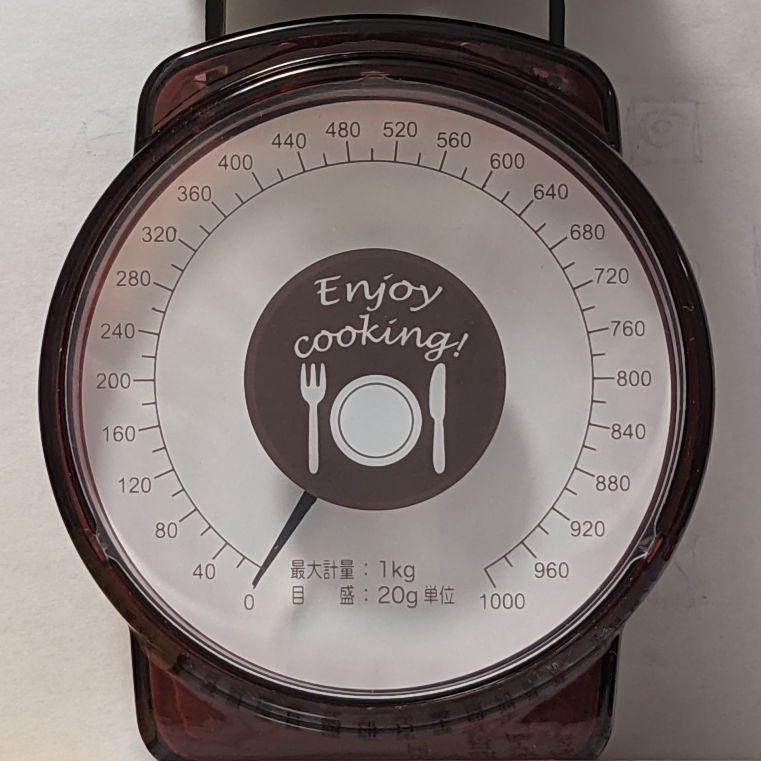
#> input picture sample/gauge-1.jpg, 1522 x 1522 px (shown at 1/2 size)
$ python gauge_reader.py sample/gauge-1.jpg
#> lines starting #> are read from the running program, lines starting #| are printed output that depends on the picture; after the words box and inside, x2 and y2 are one past the last pixel; in counts of white or black regions, pixels touching at a corner belong together
import logging
import argparse
import math
from typing import Tuple

import cv2
import numpy as np
from numpy import linalg as LA

logger = logging.getLogger(__name__)

threshold = 120


def get_distance(x1: int, y1: int, x2: int, y2: int) -> float:
    """2点間の距離を算出

    Args:
        x1 (int): 1点目のX座標
        y1 (int): 1点目のY座標
        x2 (int): 2点目のX座標
        y2 (int): 2点目のY座標

    Returns:
        flaat: 距離
    """
    d: float = math.sqrt((x2 - x1) ** 2 + (y2 - y1) ** 2)
    return d


def tangent_angle(u: np.ndarray, v: np.ndarray) -> float:
    """2つのベクトルの角度を算出

    Args:
        u (np.ndarray): 1つ目のベクトル
        v (np.ndarray): 2つ目のベクトル

    Returns:
        float: 角度
    """
    i = np.inner(u, v)
    n = LA.norm(u) * LA.norm(v)
    c = i / n
    return np.rad2deg(np.arccos(np.clip(c, -1.0, 1.0)))


def get_center(img: np.ndarray) -> Tuple[int, int, int, int, Tuple[int, int]]:
    """入力画像から中心を求める

    Args:
        img (np.ndarray): 入力画像

    Returns:
        Tuple[int, int, int, int, Tuple[int, int]]: 計測版(丸)の座標(x, y, w, h),
                                                    中心の座標(center)
    """
    BORAD_SURFACE_AREA = 1000000  # 盤面の面積
    OFFSET_Y = 35  # 盤面中心からの模様・目盛り印字のずれ
    OFFSET_CENTER_Y = 25  # 盤面中心からの針の回転中心のずれ
    CIRCLE_WIDTH = 270  # "Enjoy Cooking!" の模様の半径
    OFFSET_OUTER_CIRCLE_WIDTH = 110  # 目盛りが印字されている部分に弧を描くための修正幅
    GAUGE_WIDTH = 100  # 目盛りが印字されている幅

    gray = cv2.cvtColor(img, cv2.COLOR_BGR2GRAY)  # convert to gray

    _, img_thresh = cv2.threshold(gray, threshold, 255, cv2.THRESH_BINARY)
    if logger.isEnabledFor(logging.DEBUG):
        cv2.imwrite('debug1.jpg', img_thresh)

    contours, _ = cv2.findContours(img_thresh,
                                   cv2.RETR_LIST,
                                   cv2.CHAIN_APPROX_NONE)

    for i in range(0, len(contours)):
        if len(contours[i]) > 0:
            if cv2.contourArea(contours[i]) < BORAD_SURFACE_AREA:
                continue

            cv2.polylines(img, contours[i], True, (255, 255, 255), 5)
            x, y, w, h = cv2.boundingRect(contours[i])
    cv2.circle(img,
               (x + int(w / 2), y + int(h / 2) - OFFSET_Y),
               CIRCLE_WIDTH,
               (255, 255, 255),
               -1,
               cv2.LINE_AA)  # draw circle
    cv2.circle(img,
               (x + int(w / 2), y + int(h / 2) - OFFSET_Y),
               int(w / 2) - OFFSET_OUTER_CIRCLE_WIDTH,
               (255, 255, 255),
               GAUGE_WIDTH,
               cv2.LINE_AA)  # draw circle
    center = (x + int(w / 2), y + int(h / 2) - OFFSET_CENTER_Y)
    if logger.isEnabledFor(logging.DEBUG):
        cv2.imwrite('debug2.jpg', img)

    return x, y, w, h, center


def get_meter_coordinates(img: np.ndarray,
                          x: int, y: int,
                          w: int, h: int,
                          center: Tuple[int, int]) -> Tuple[int, int]:
    """画像からメーターの先端の座標を取得

    Args:
        img (np.ndarray): 入力画像
        x (int): [description]
        y (int): [description]
        w (int): [description]
        h (int): [description]
        center (Tuple[int, int]): 中心の座標(x, y)

    Returns:
        Tuple[int, int]: メーターの先端の座標(x, y)
    """
    gray2 = cv2.cvtColor(img, cv2.COLOR_BGR2GRAY)  # convert to gray
    _, img_thresh2 = cv2.threshold(gray2, threshold, 255, cv2.THRESH_BINARY)
    contours, _ = cv2.findContours(img_thresh2,
                                   cv2.RETR_LIST,
                                   cv2.CHAIN_APPROX_NONE)

    for i in range(0, len(contours)):
        if len(contours[i]) > 0:

            # remove small & large objects
            if cv2.contourArea(contours[i]) < 2600 \
               or cv2.contourArea(contours[i]) > 4000:
                continue

            x_tmp, y_tmp, w_tmp, h_tmp = cv2.boundingRect(contours[i])
            if x_tmp > x + 100 and x_tmp < x + w - 200 \
               and y_tmp > y + 100 and y_tmp < y + h - 200 \
               and w_tmp < 300 and h_tmp < 300:
                cv2.rectangle(img,
                              (x_tmp, y_tmp),
                              (x_tmp + w_tmp, y_tmp + h_tmp),
                              (255, 255, 0))
                x2 = x_tmp
                y2 = y_tmp
                w2 = w_tmp
                h2 = h_tmp

    # 一番中心から遠い点を求める
    vertexs = [(x2, y2), (x2, y2 + h2), (x2 + w2, y2), (x2 + w2, y2 + h2)]
    distance_max = 0
    point = (None, None)
    for vertex in vertexs:
        d = get_distance(center[0], center[1], vertex[0], vertex[1])
        if d > distance_max:
            distance_max = d
            point = vertex
    if logger.isEnabledFor(logging.DEBUG):
        cv2.imwrite('debug3.jpg', img)
    return point


def calc_value(center: Tuple[int, int], point: Tuple[int, int]) -> int:
    """与えられた針の座標から角度を計算し、値として返す

    Args:
        center (Tuple[int, int]): 中心の座標(x, y)
        point (Tuple[int, int]): 針の座標(x, y)

    Returns:
        int: 針が示す計測値(0-1000) 計測不能のときは -1
    """
    MIN_VALUE = 0
    MAX_VALUE = 1000
    ROUND_VALUE = 1210  # 一周360°の計測量
    ZERO_VECTOR = [-266, 432]  # 中心から目盛り0方向のベクトル
    ROUND = 360  # 一周360°

    # ベクトルに直す
    a = np.array(ZERO_VECTOR)
    b = np.array([point[0] - center[0], point[1] - center[1]])

    if point[0] < center[0]:
        value = int(tangent_angle(a, b) * (ROUND_VALUE/ROUND))
    else:
        value = int((ROUND - tangent_angle(a, b)) * (ROUND_VALUE/ROUND))
    if MIN_VALUE <= value <= MAX_VALUE:
        return value
    else:
        return -1


def main(input):
#> called with input = 'sample/gauge-1.jpg'
    img = cv2.imread(input)
#> img is the input picture: shape (1522, 1522, 3); mean B, G, R 117.3, 120.3, 130
    if logger.isEnabledFor(logging.DEBUG):
        img_debug = img.copy()

    try:
        x, y, w, h, center = get_center(img)
#> in get_center, `_, img_thresh = cv2.threshold(gray, threshold, 255, cv2.THRESH_BINARY)`:
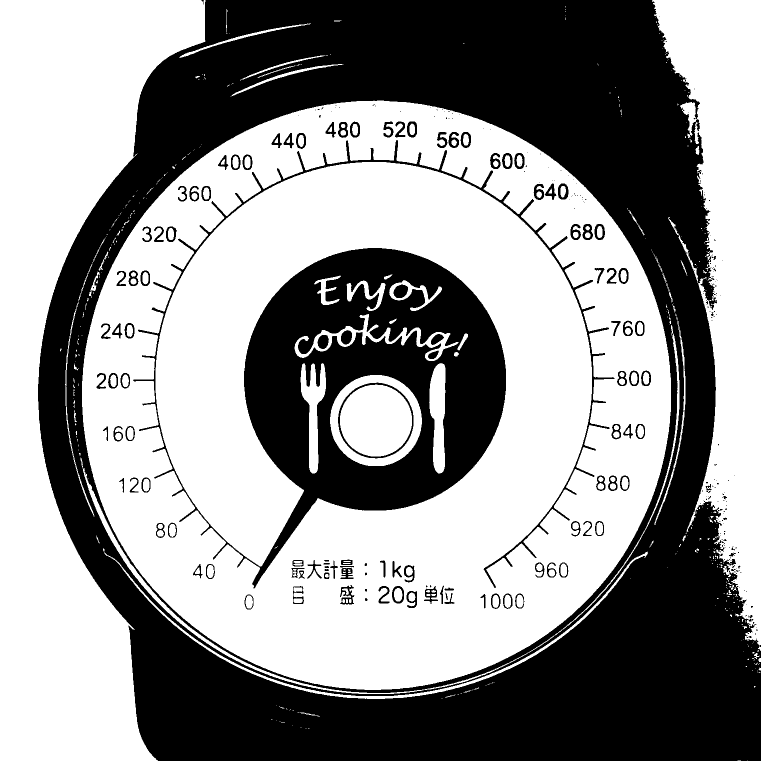
#> img_thresh: shape (1522, 1522) (shown at 1/2 size); 57.9% white; 300 black regions (180 under 20 px)
#> in get_center, `contours, _ = cv2.findContours(img_thresh, cv2.RETR_LIST, cv2.CHAIN_AP..`: contours = 806 contours, 554 with area under 20; largest, box (x1, y1, x2, y2) and area: (164, 201, 1342, 1380) 1088824, (0, 0, 411, 1522) 300920, (265, 279, 1230, 1178) 239872, (1304, 0, 1522, 1291) 139260, (660, 750, 844, 932) 26134
#> the loop in get_center, `for i in range(0, len(contours)):` made 806 passes
#> (x, y, w, h) on pass 746: (164, 201, 1178, 1179)
#> after the loop in get_center, `for i in range(0, len(contours)):`:
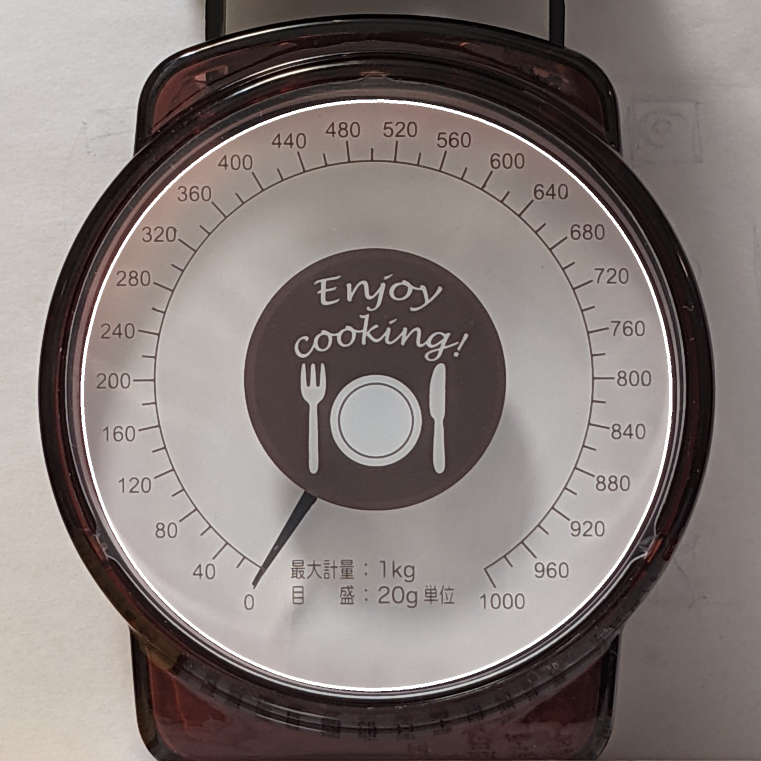
#> img: shape (1522, 1522, 3) (shown at 1/2 size); 1.05% of pixels changed, all inside (x1, y1, x2, y2) = (161, 198, 1345, 1383)
#> in get_center, `cv2.circle(img, (x + int(w / 2), y + int(h / 2) - OFFSET_Y), int(w / 2..`:
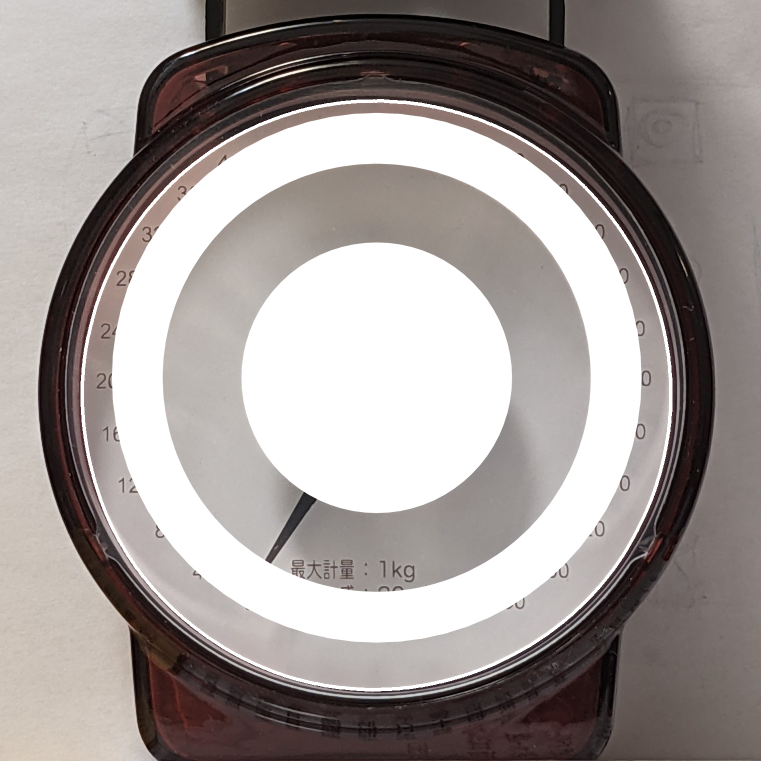
#> img: shape (1522, 1522, 3) (shown at 1/2 size); mean B, G, R 149.3, 151.7, 158.9
#> in get_center, `center = (x + int(w / 2), y + int(h / 2) - OFFSET_CENTER_Y)`: center = (753, 765)
#> x = 164; y = 201; w = 1178; h = 1179; center = (753, 765)
        point = get_meter_coordinates(img, x, y, w, h, center)
#> in get_meter_coordinates, `_, img_thresh2 = cv2.threshold(gray2, threshold, 255, cv2.THRESH_BINARY)`:
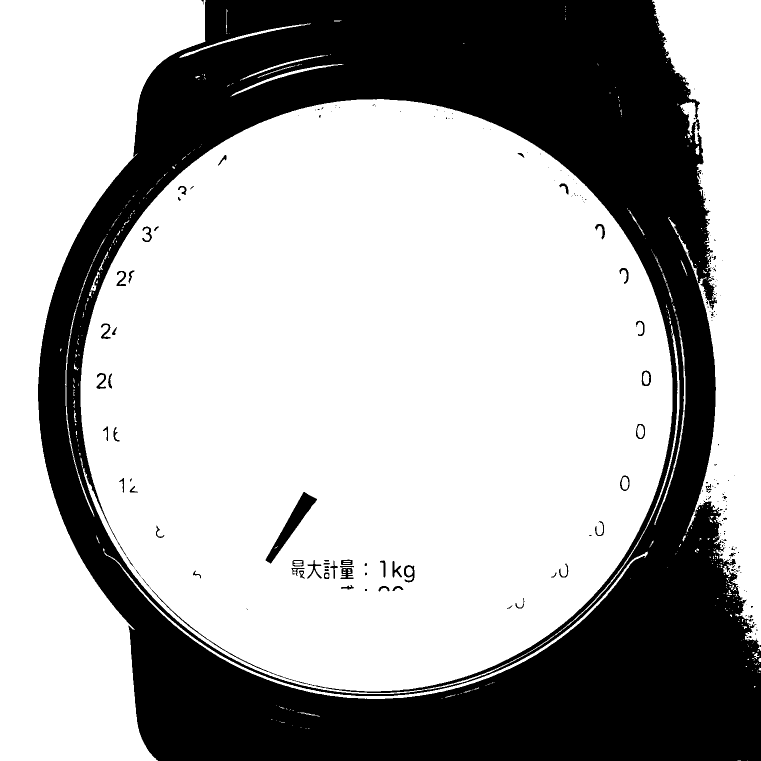
#> img_thresh2: shape (1522, 1522) (shown at 1/2 size); 67.2% white; 236 black regions (173 under 20 px)
#> in get_meter_coordinates, `contours, _ = cv2.findContours(img_thresh2, cv2.RETR_LIST, cv2.CHAIN_A..`: contours = 681 contours, 569 with area under 20; largest, box (x1, y1, x2, y2) and area: (161, 198, 1359, 1388) 1106646, (0, 0, 411, 1522) 300920, (1304, 0, 1522, 1291) 139260, (208, 1103, 1296, 1398) 4896, (530, 983, 635, 1128) 3525
#> the loop in get_meter_coordinates, `for i in range(0, len(contours)):` made 681 passes
#> (x_tmp, y_tmp, w_tmp, h_tmp, x2, y2, w2, h2) on pass 317: (530, 983, 105, 145, 530, 983, 105, 145)
#> after the loop in get_meter_coordinates, `for i in range(0, len(contours)):`: img: shape (1522, 1522, 3); 0.02% of pixels changed, all inside (x1, y1, x2, y2) = (530, 983, 636, 1129)
#> in get_meter_coordinates, `vertexs = [(x2, y2), (x2, y2 + h2), (x2 + w2, y2), (x2 + w2, y2 + h2)]`: vertexs = [(530, 983), (530, 1128), (635, 983), (635, 1128)]
#> the loop in get_meter_coordinates, `for vertex in vertexs:` made 4 passes
#> (d, distance_max, point) on passes 1 to 2: (311.9, 311.9, (530, 983)), (426, 426, (530, 1128))
#> (vertex, d) on passes 3 to 4: ((635, 983), 247.9), ((635, 1128), 381.7)
#> after the loop in get_meter_coordinates, `for vertex in vertexs:`: distance_max = 426
#> point = (530, 1128)
        value = calc_value(center, point)
#> in calc_value, `b = np.array([point[0] - center[0], point[1] - center[1]])`: b = [-223, 363]
#> in tangent_angle, `i = np.inner(u, v)`: i = 216134
#> in tangent_angle, `n = LA.norm(u) * LA.norm(v)`: n = 216134.1
#> in tangent_angle, `c = i / n`: c = 1
#> in calc_value, `value = int(tangent_angle(a, b) * (ROUND_VALUE/ROUND))`: value = 0
#> value = 0
        if logger.isEnabledFor(logging.DEBUG):
            cv2.line(img_debug,
                     pt1=center,
                     pt2=point,
                     color=(0, 255, 0),
                     thickness=3,
                     lineType=cv2.LINE_4,
                     shift=0)
            cv2.imwrite('debug4.jpg', img_debug)
    except Exception:
        logger.debug("Return Exception")
        value = -1
    print(f'{value} g')
#| 0 g


def parse_args():
    # オプションの解析
    parser = argparse.ArgumentParser(description='丸型メーターの値を読む')

    parser.add_argument(
                        'input',
                        )
    parser.add_argument(
                        '-l', '--loglevel',
                        choices=('warning', 'debug', 'info'),
                        default='info'
                        )
    return parser.parse_args()


if __name__ == '__main__':
    args = parse_args()
    logger.setLevel(args.loglevel.upper())
    logger.info('loglevel: %s', args.loglevel)
    lformat = '%(name)s <L%(lineno)s> [%(levelname)s] %(message)s'
    logging.basicConfig(
        level=logging.INFO,
        format=lformat,
    )
    logger.setLevel(args.loglevel.upper())

    main(args.input)

$ run again, on sample/gauge-3.jpg
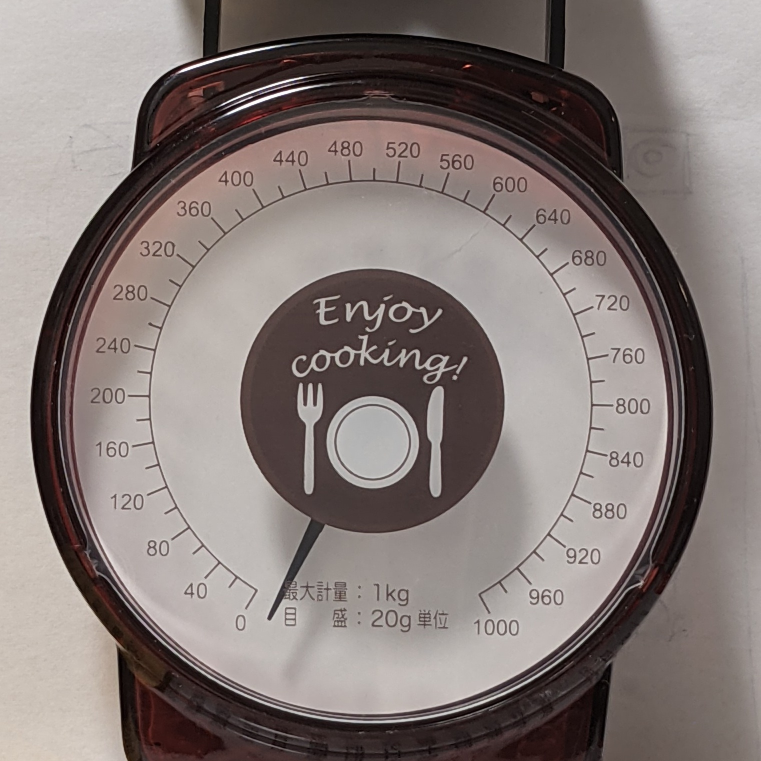
#> input picture sample/gauge-3.jpg, 1522 x 1522 px (shown at 1/2 size)
#> in main, img is the input picture: shape (1522, 1522, 3); mean B, G, R 119.9, 123, 133.4
#> in get_center, `_, img_thresh = cv2.threshold(gray, threshold, 255, cv2.THRESH_BINARY)`:
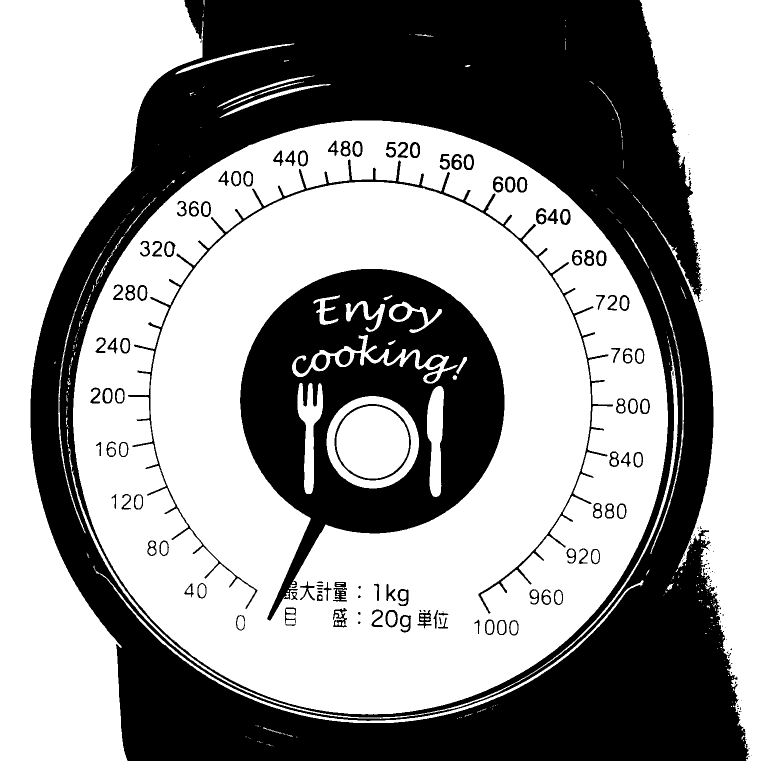
#> img_thresh: shape (1522, 1522) (shown at 1/2 size); 59.8% white; 212 black regions (100 under 20 px)
#> in get_center, `contours, _ = cv2.findContours(img_thresh, cv2.RETR_LIST, cv2.CHAIN_AP..`: contours = 586 contours, 360 with area under 20; largest, box (x1, y1, x2, y2) and area: (146, 241, 1336, 1429) 1107671, (0, 0, 407, 1522) 279462, (479, 537, 1010, 1242) 225666, (1279, 0, 1522, 1522) 185254, (653, 792, 838, 977) 26616
#> the loop in get_center, `for i in range(0, len(contours)):` made 586 passes
#> (x, y, w, h) on pass 550: (146, 241, 1190, 1188)
#> in get_center, `center = (x + int(w / 2), y + int(h / 2) - OFFSET_CENTER_Y)`: center = (741, 810)
#> in main, `x, y, w, h, center = get_center(img)`: x = 146; y = 241; w = 1190; h = 1188; center = (741, 810)
#> in get_meter_coordinates, `_, img_thresh2 = cv2.threshold(gray2, threshold, 255, cv2.THRESH_BINARY)`:
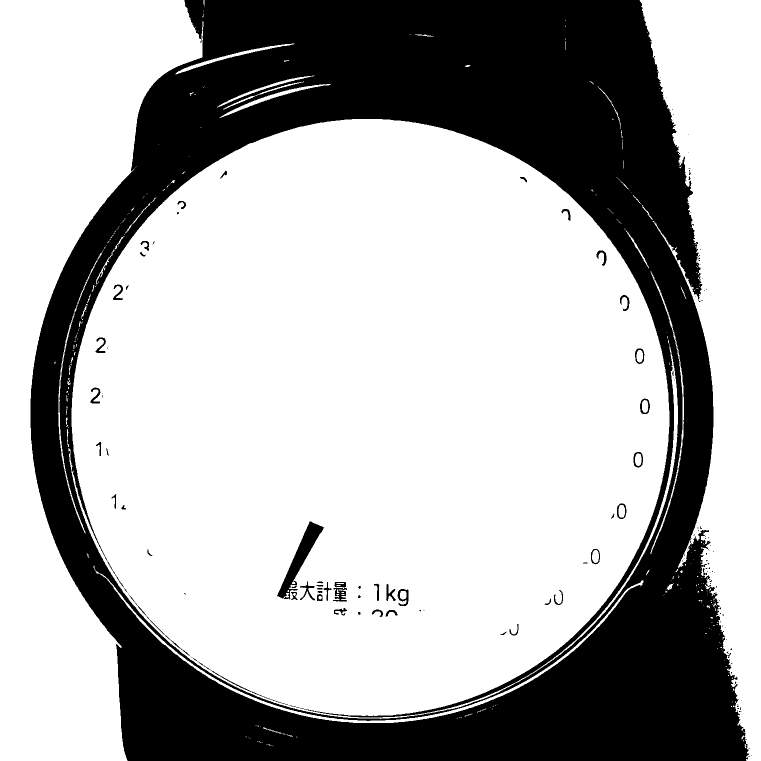
#> img_thresh2: shape (1522, 1522) (shown at 1/2 size); 69.2% white; 163 black regions (112 under 20 px)
#> in get_meter_coordinates, `contours, _ = cv2.findContours(img_thresh2, cv2.RETR_LIST, cv2.CHAIN_A..`: contours = 523 contours, 431 with area under 20; largest, box (x1, y1, x2, y2) and area: (137, 238, 1356, 1438) 1125614, (0, 0, 407, 1522) 279462, (1279, 0, 1522, 1522) 185254, (187, 1131, 1287, 1446) 5037, (553, 1042, 649, 1200) 4036
